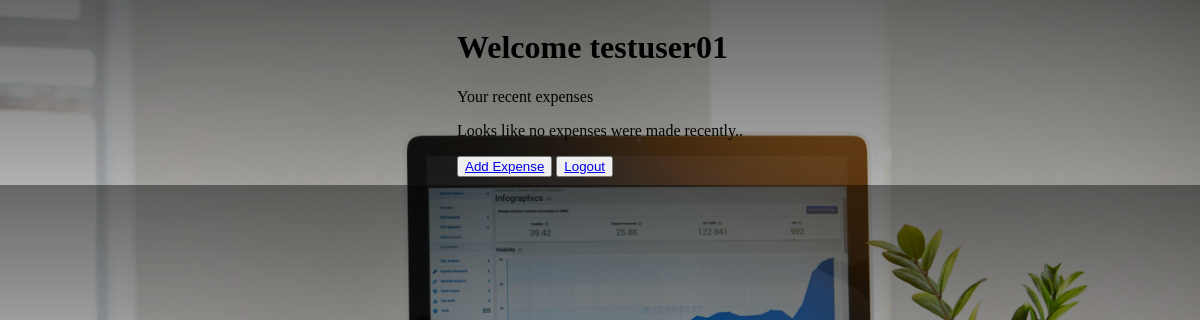
/Dashboard/1/testuser01 (signed in), run on an earlier commit of the app's database.
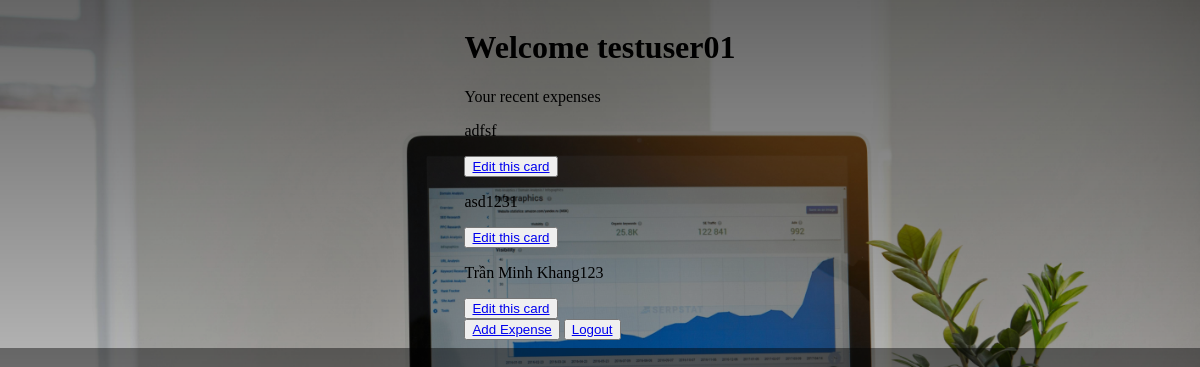
And on a later commit of the database.
### src/models.py (models this page shows, shortened)
class Base(DeclarativeBase):
    pass

class USER(Base, UserMixin):
    __tablename__ = 'user_table'
    id: Mapped[int] = mapped_column(Integer, primary_key=True)
    username: Mapped[str] = mapped_column(String(20), unique=True, nullable=False)
    password: Mapped[str] = mapped_column(String(256), nullable=False)
    expenses: Mapped[List["EXPENSE"]] = relationship(back_populates='user')

class EXPENSE(Base):
    __tablename__ = 'expense_table'
    id: Mapped[int] = mapped_column(Integer, primary_key=True)
    name: Mapped[str] = mapped_column(String(100), nullable=False)
    info: Mapped[str] = mapped_column(String(100), nullable=False)
    user_id: Mapped[int] = mapped_column(ForeignKey('user_table.id'))
    user: Mapped['USER'] = relationship(back_populates='expenses')

### src/routes.py (the view)
@app.route('/Dashboard/<int:id>/<string:username>', methods=['GET', 'POST'])
def dashboard(id, username):
    if not current_user.is_authenticated:
        return redirect(url_for('login'))
    user_expenses = db.session.execute(db.select(EXPENSE).where(EXPENSE.user_id == id)).scalars().all()
    return render_template('dashboard.html', username=username, id=id, expenses=user_expenses)

### src/routes.py (called while the page is built)
@login_manager.user_loader
def load_user(user_id):
    return db.session.get(USER, user_id)

### src/templates/dashboard.html (shortened to what this page needs)
{% extends 'base.html' %}
{% block body %}
    <div>
        <h1>Welcome {{ username }}</h1>
        <p>Your recent expenses</p>
        {% if expenses|length == 0 %}
        <div>
            <p>Looks like no expenses were made recently..</p>
        </div>
        {% endif %}
        {% for expense in expenses %}
        <div>
            <p><span>{{ expense.name }}</span>{{ expense.info }}</p>
            <button><a href="{{ url_for('edit', id= id, username=username, expense_id=expense.id) }}"> Edit this card</a></button>
        </div>
        {% endfor %}
        <button><a href="{{ url_for('add', id=id, username=username) }}">Add Expense</a></button>
        <button><a href="{{ url_for('logout') }}">Logout</a></button>
    </div>
{% endblock %}

### src/templates/base.html (shortened to what this page needs)
<!DOCTYPE html>
<html lang="en">
<head>
    <link rel="stylesheet" href="{{ url_for('static', filename='css/style.css') }}">
</head>
<body>
    {% block body %}{% endblock %}
</body>
</html>

### src/static/css/style.css (style rules this page uses)
body { display: flex; justify-content: center; align-items: center; background: linear-gradient( rgba(0, 0, 0, 0.6), rgba(0, 0, 0, 0.3) ), url('../images/lobby-background.jpg'); background-size: cover; }

What changed in the data, as far as the page shows it:
added EXPENSE: name "a", info "dfsf"
added EXPENSE: name "asd", info "1231"
added EXPENSE: name "Trần Minh Khang", info "123"
Also different on the page:
text no longer shown: "Looks like no expenses were made recently.."
